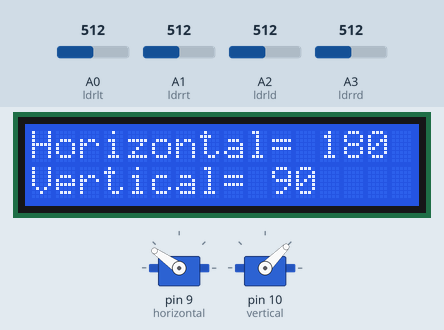
Recording of a sketch running on a simulated Arduino Uno, built with avr-gcc and run on an emulated ATmega328P. Shown: 2 × servo, 16×2 character LCD. The test bench sets the inputs (shaded band); at power-on: A0 (ldrlt) = 512, A3 (ldrrd) = 512, A2 (ldrld) = 512, A1 (ldrrt) = 512. What the sketch prints to the serial monitor is not drawn.

Above: at 4.2 s.
4.3 s: A0 (ldrlt) set to 597
7.3 s: A0 (ldrlt) set to 623
At 7.53 s:
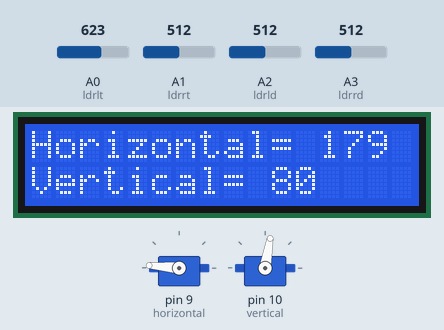
9.8 s: A3 (ldrrd) set to 532
At 11.2 s:
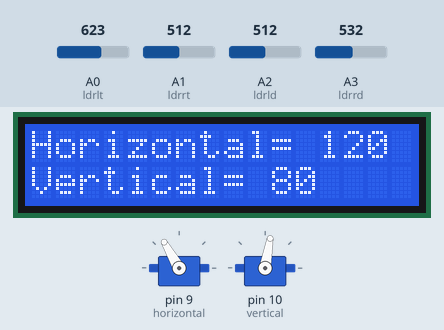
11.5 s: A2 (ldrld) set to 541
At 11.73 s:
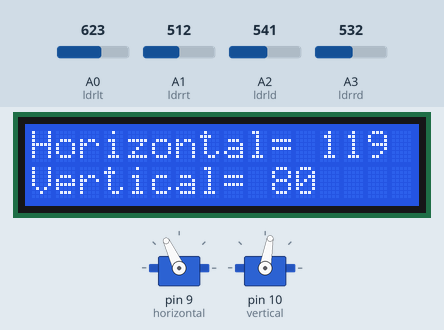
14.0 s: A1 (ldrrt) set to 306
At 14.31 s:
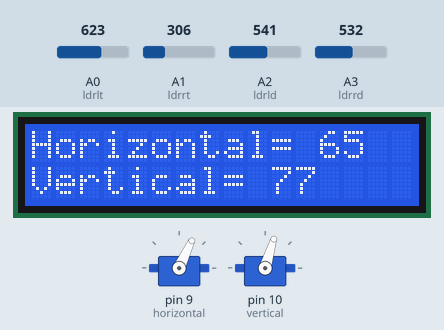
16.6 s: A3 (ldrrd) set to 992
At 20.9 s:
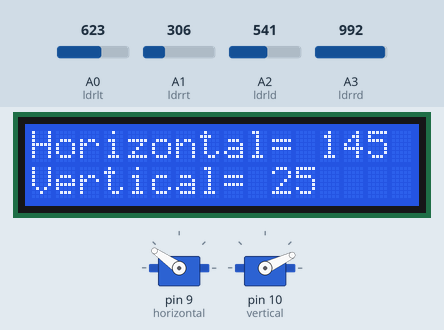
Timing chart, 0 to 22.4 s (numbered marks = the images above; inputs shaded):
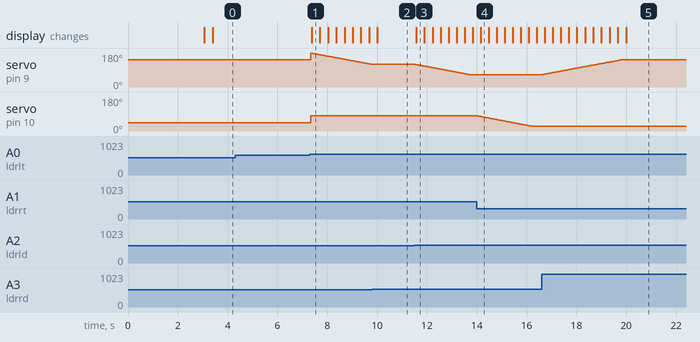

The sketch:

Practica0_Servomotor_LDR_y_pantalla.ino
```cpp
//Libreria servomotor
#include <Servo.h> // include Servo library

//libreria LCD
#include <Wire.h>
#include <LCD.h>
#include <LiquidCrystal_I2C.h>

#define I2C_ADDR 0x27
LiquidCrystal_I2C lcd(I2C_ADDR,2,1,0,4,5,6,7);

// 180 horizontal MAX
Servo horizontal; // horizontal servo
int servoh = 180;   // 90;     // stand horizontal servo

int servohLimitHigh = 145;
int servohLimitLow = 65;

// 65 degrees MAX
Servo vertical;   // vertical servo
int servov = 90;    //   45;     // stand vertical servo

int servovLimitHigh = 80;
int servovLimitLow = 25;


// LDR pin connections
//  name  = analogpin;
int ldrlt = 0; //LDR top left - BOTTOM LEFT    <--- BDG
int ldrrt = 1; //LDR top rigt - BOTTOM RIGHT
int ldrld = 2; //LDR down left - TOP LEFT
int ldrrd = 3; //ldr down rigt - TOP RIGHT

void setup()
{
  Serial.begin(9600);
// servo connections
// name.attacht(pin);
  horizontal.attach(9);  //pin9 para motor horizontal
  vertical.attach(10);  //pin 10 para control motor vertical
  horizontal.write(145);
  vertical.write(45);
  delay(3000);

  //pantalla
  lcd.begin(16,2);  //inicializamos el display, 16 caracteres en 2 lineas

  lcd.setBacklightPin(3,POSITIVE);  //encender luz
  lcd.setBacklight(HIGH);
  lcd.clear();

  //delay(3000);
  //lcd.clear();
}

void loop()
{
  int lt = analogRead(ldrlt); // top left
  int rt = analogRead(ldrrt); // top right
  int ld = analogRead(ldrld); // down left
  int rd = analogRead(ldrrd); // down rigt

  // int dtime = analogRead(4)/20; // read potentiometers
  // int tol = analogRead(5)/4;
  int dtime = 10;
  int tol = 50;

  int avt = (lt + rt) / 2; // average value top
  int avd = (ld + rd) / 2; // average value down
  int avl = (lt + ld) / 2; // average value left
  int avr = (rt + rd) / 2; // average value right

  int dvert = avt - avd; // check the diffirence of up and down
  int dhoriz = avl - avr;// check the diffirence og left and rigt


  Serial.print(avt);
  Serial.print(" ");
  Serial.print(avd);
  Serial.print(" ");
  Serial.print(avl);
  Serial.print(" ");
  Serial.print(avr);
  Serial.print("   ");
  Serial.print(dtime);
  Serial.print("   ");
  Serial.print(tol);
  Serial.println(" ");


  if (-1*tol > dvert || dvert > tol) // check if the diffirence
               //is in the tolerance else change vertical angle
  {
  if (avt > avd)
  {
    servov = ++servov;
     if (servov > servovLimitHigh)
     {
      servov = servovLimitHigh;
     }
  }
  else if (avt < avd)
  {
    servov= --servov;
    if (servov < servovLimitLow)
  {
    servov = servovLimitLow;
  }
  }
  vertical.write(servov);
  }

  if (-1*tol > dhoriz || dhoriz > tol) // check if the diffirence
               //is in the tolerance else change horizontal angle
  {
  if (avl > avr)
  {
    servoh = --servoh;
    if (servoh < servohLimitLow)
    {
    servoh = servohLimitLow;
    }
  }
  else if (avl < avr)
  {
    servoh = ++servoh;
     if (servoh > servohLimitHigh)
     {
     servoh = servohLimitHigh;
     }
  }
  else if (avl = avr)
  {
    // nothing
  }
  horizontal.write(servoh);
  }

   delay(dtime);

   //PANTALLA

   // lcd.home();
    lcd.clear();
    lcd.setCursor(0,0);
    lcd.print("Horizontal= ");
    lcd.print(servoh);

    lcd.setCursor(0,1);
    lcd.print("Vertical= ");
    lcd.print(servov);
}
/*
  lcd.home();
  lcd.setCursor(0,0);  //posición 0 linea 0
  lcd.print("Vertical=");
  lcd.print(servov);

  lcd.setCursor(0,1); //posicion 0 de la linea 1
  lcd.print("Horizontal=");
  lcd.print(servoh);
 */

/*   lcd.clear();
     lcd.setCursor(0,0);
     lcd.print("Horizontal: ");
     lcd.print(servoh);
     lcd.setCursor(0,1);
     lcd.print("Vertical: ");
     lcd.print(servov); */
```

Measured:
- the behaviour switches between 613 and 614 on A0 (ldrlt) (found by bisection; images 0 and 1)
- the behaviour switches between 521 and 522 on A3 (ldrrd) (found by bisection; images 1 and 2)
- after the input at 4.3 s, every drawn part: stays the same
- after the input at 7.3 s, servo on pin 10 (vertical): 45° → 80° after 0.05 s; the display: changes after 0.07 s (image 1)
- after the input at 9.8 s, servo on pin 9 (horizontal): stays 120° (without the input it goes to 119° after 0.02 s)
- after the input at 11.5 s, servo on pin 9 (horizontal): moves from 120° to 65° over 2.2 s, starting at once; the display: changes after 0.07 s (image 3)
- after the input at 14.0 s, servo on pin 10 (vertical): moves from 80° to 25° over 2.2 s, starting after 0.05 s; the display: changes after 0.16 s (image 4)
- after the input at 16.6 s, servo on pin 9 (horizontal): moves from 65° to 145° over 3.2 s, starting at once; the display: first changes after 0.13 s (image 5 shows a later state)
